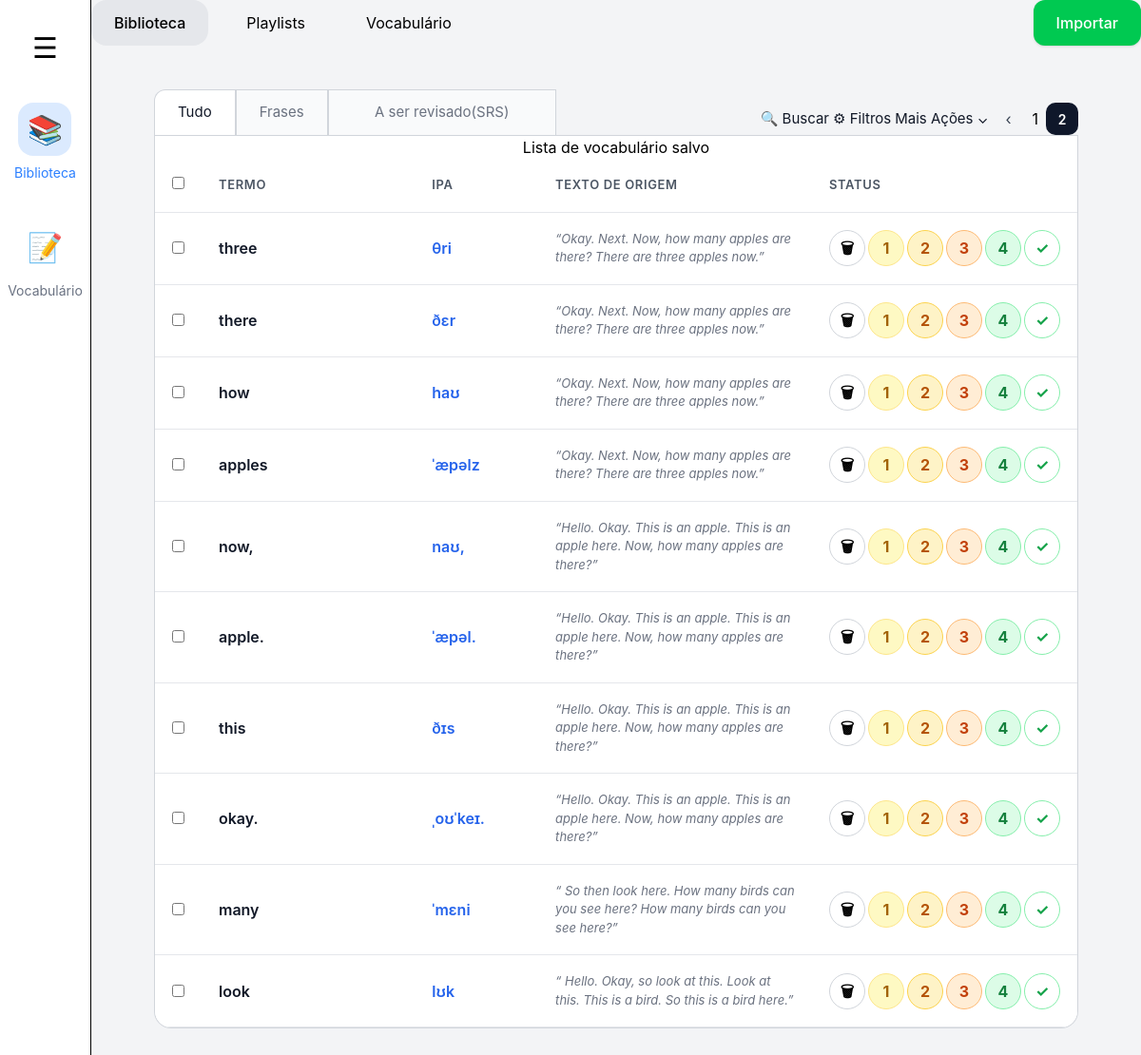
Screenshot of /vocabulary/?page=2 with the database file from the repository.
### videos/models.py (models this page shows, shortened)
class Vocabulary(models.Model):
    word = models.CharField(
        max_length=255
    )
    ipa = models.CharField(
        max_length=255,
        blank=True
    )
    original_sentence = models.TextField(
        blank=True
    )
    created_at = models.DateTimeField(
        auto_now_add=True
    )

### videos/views.py (the view)
def vocabulary(request):
    words_list = Vocabulary.objects.all().order_by(
        '-created_at'
    )
    paginator = Paginator(
        words_list,
        10
    )
    page_number = request.GET.get(
        'page'
    )
    words = paginator.get_page(
        page_number
    )
    return render(
        request,
        'vocabulary.html',
        {
            'words': words
        }
    )

### templates/vocabulary.html (shortened to what this page needs)
{% extends 'base.html' %}
{% load static %}
{% block extra_css %}
<link rel="stylesheet" href="{% static 'css/vocabulary.css' %}">
{% endblock %}
{% block content %}
<div class="page">
    <div class="page-container">
        <section class="filter-bar">
            <div class="filter-tabs">
                <button type="button" class="tab-btn active">
                    Tudo
                </button>
                <button type="button" class="tab-btn">
                    Frases
                </button>
                <button type="button" class="tab-btn tab-large">
                    A ser revisado(SRS)
                </button>
            </div>
            <div class="filter-actions">
                <button type="button" class="action-btn">
                    🔍 Buscar
                </button>
                <button type="button" class="action-btn">
                    ⚙ Filtros
                </button>
                <button type="button" class="action-btn">
                    Mais Ações ⌄
                </button>
                  {% include 'components/pagination.html' %}
            </div>
            </div>
        <main class="table-wrapper">
            <div class="table-container">
                <table class="vocab-table">
                    <caption class="sr-only">
                        Lista de vocabulário salvo
                    </caption>
                    <thead>
                        <tr>
                            <th class="checkbox-header">
                                <input
                                    type="checkbox"
                                    aria-label="Selecionar todos"
                                >
                            </th>
                            <th scope="col" class="term-header">
                                TERMO
                            </th>
                            <th scope="col" class="ipa-column">
                                IPA
                            </th>
                            <th scope="col" class="context-column">
                                TEXTO DE ORIGEM
                            </th>
                            <th scope="col" class="status-column">
                                STATUS
                            </th>
                        </tr>
                    </thead>
                    <tbody>
                        {% for word in words %}
                        <tr class="vocab-row" data-word-id="{{ word.id }}">
                            <td class="checkbox-cell">
                                <input
                                    type="checkbox"
                                    aria-label="Selecionar palavra"
                                >
                            </td>
                            <td class="word-column">
                                <div class="word-inline">
                                    <span class="word-title">
                                        {{ word.word }}
                                    </span>
                                </div>
                            </td>
                            <td class="ipa-column">
                                <div class="ipa-text">
                                    {{ word.ipa|default:"-" }}
                                </div>
                            </td>
                            <td class="context-column">
                                <div class="context-text">
                                    “{{ word.original_sentence }}”
                                </div>
                            </td>
                            <td class="status-column">
                                <div class="status-actions">
                                    <form
                                        method="POST"
                                        action="{% url 'delete_word' word.id %}"
                                        class="delete-form"
                                    >
                                        <button
                                            type="submit"
                                            class="icon-btn"
                                            aria-label="Excluir {{ word.word }}"
                                        >
                                            🗑
                                        </button>
                                    </form>
                                    <button type="button" class="srs-btn srs-1">
                                        1
                                    </button>
                                    <button type="button" class="srs-btn srs-2">
                                        2
                                    </button>
                                    <button type="button" class="srs-btn srs-3">
                                        3
                                    </button>
                                    <button type="button" class="srs-btn srs-4">
                                        4
                                    </button>
                                    <button type="button" class="srs-btn srs-done">
                                        ✓
                                    </button>
                                </div>
                            </td>
                        </tr>
                        {% endfor %}
                    </tbody>
                </table>
            </div>
        </main>
    </div>
</div>
{% endblock %}

### static/css/vocabulary.css (style rules this page uses)
body { background: #f3f4f6; font-family: Inter, sans-serif; }
.page { min-height: 100vh; padding: 14px 18px; }
.page-container { width: 100%; margin: 0 auto; }
.top-nav-left, .top-nav-right, .filter-actions, .word-badges { display: flex; gap: 4px; align-items: center; flex-wrap: wrap; }
.filter-bar { display: flex; align-items: flex-end; justify-content: space-between; border-bottom: 1px solid #d1d5db; gap: 20px; flex-wrap: wrap; }
.filter-tabs { display: flex; align-items: flex-end; }
.tab-btn { height: 48px; padding: 0 24px; border: 1px solid #d1d5db; border-bottom: none; background: #f9fafb; font-size: 15px; color: #6b7280; cursor: pointer; }
.tab-btn:first-child { border-radius: 12px 0 0 0; }
.tab-large { min-width: 240px; }
.tab-btn.active { background: white; color: #111827; }
.action-btn { border: none; background: none; font-size: 15px; color: #111827; cursor: pointer; }
.table-wrapper { overflow-x: auto; width: 100%; background: white; border: 1px solid #d1d5db; border-top: none; border-radius: 0 0 18px 18px; }
.vocab-table { width: 100%; border-collapse: collapse; table-layout: auto; }
.vocab-table thead { background: #f9fafb; }
.vocab-table th, .vocab-table td { padding: 18px; text-align: left; vertical-align: middle; background: white; }
.vocab-table th { font-size: 13px; text-transform: uppercase; color: #4b5563; font-weight: 600; }
.term-header { width: 28%; }
.ipa-column { width: 15%; }
.context-column { width: 37%; }
.status-column { min-width: 180px; }
.vocab-table tbody tr { border-bottom: 1px solid #e5e7eb; transition: background 0.2s; }
.status-actions { display: flex; align-items: center; justify-content: flex-start; gap: 3px; min-height: 100%; }
.context-text { font-size: 13px; line-height: 1.5; color: #6b7280; font-style: italic; overflow-wrap: break-word; word-break: break-word; }
.vocab-table thead tr { border-bottom: 1px solid #e5e7eb; letter-spacing: 0.04em; }
.word-inline { display: flex; align-items: center; gap: 6px; }
.word-title { font-size: 16px; font-weight: 600; color: #111827; line-height: 1; }
.ipa-text { font-size: 16px; color: #2563eb; font-weight: 600; }
.icon-btn, .srs-btn { width: 38px; height: 38px; border-radius: 999px; font-weight: 700; cursor: pointer; }
.icon-btn { border: 1px solid #d1d5db; background: white; }
.srs-1 { border: 1px solid #fde68a; background: #fef9c3; color: #a16207; }
.srs-2 { border: 1px solid #fcd34d; background: #fef3c7; color: #b45309; }
.srs-3 { border: 1px solid #fdba74; background: #ffedd5; color: #c2410c; }
.srs-4 { border: 1px solid #86efac; background: #dcfce7; color: #15803d; }
.srs-done { border: 1px solid #86efac; background: white; color: #16a34a; }

### static/css/forms.css (style rules this page uses)
input, textarea, select { width: 100%; padding: 16px; border-radius: 16px; border: 1px solid #d1d5db; background: white; }

### rows the page displays
Vocabulary: word "three", ipa "θri", original_sentence "Okay. Next. Now, how many apples are there? There are three apples now."
Vocabulary: word "there", ipa "ðɛr", original_sentence "Okay. Next. Now, how many apples are there? There are three apples now."
Vocabulary: word "how", ipa "haʊ", original_sentence "Okay. Next. Now, how many apples are there? There are three apples now."
Vocabulary: word "apples", ipa "ˈæpəlz", original_sentence "Okay. Next. Now, how many apples are there? There are three apples now."
Vocabulary: word "now,", ipa "naʊ,", original_sentence "Hello. Okay. This is an apple. This is an apple here. Now, how many apples are there?"
Vocabulary: word "apple.", ipa "ˈæpəl.", original_sentence "Hello. Okay. This is an apple. This is an apple here. Now, how many apples are there?"
Vocabulary: word "this", ipa "ðɪs", original_sentence "Hello. Okay. This is an apple. This is an apple here. Now, how many apples are there?"
Vocabulary: word "okay.", ipa "ˌoʊˈkeɪ.", original_sentence "Hello. Okay. This is an apple. This is an apple here. Now, how many apples are there?"
Vocabulary: word "many", ipa "ˈmɛni", original_sentence "So then look here. How many birds can you see here? How many birds can you see here?"
Vocabulary: word "look", ipa "lʊk", original_sentence "Hello. Okay, so look at this. Look at this. This is a bird. So this is a bird here."

### other values shown
{{ num }} "1"
{{ num }} "2"
